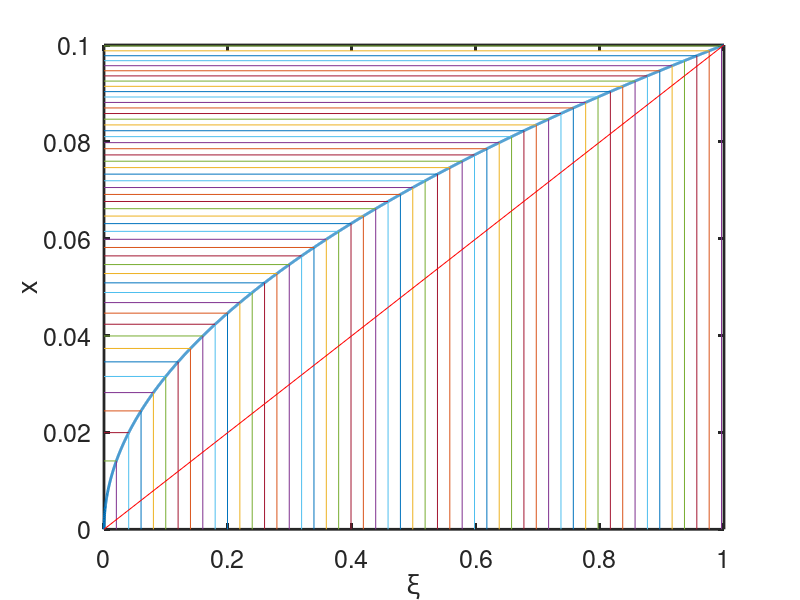

Recreate this plot in MATLAB.
%---------------------------------------------------------------------%
% A program to test 1D grid refinement.
% adapted from page 2 of 
% https://www3.nd.edu/~gtryggva/CFD-Course/2011-Lecture-25.pdf
% rlbarnett c3149416 160119
%---------------------------------------------------------------------%

% sets xmax
L = 0.1; 

% for internal layer calculation
% sign change at xc
xc = L/2.0; 

% "strength": concentrates points either at the centre of the domain (A>0)
% or at the boundaries of the domain (A<0)
A = 2.5;

% root order
ro = 2.0;

% initialise xi parameter array
% spacing in the centre currently is 0.5*dx
smax = 1.0;
smin = 0.0;
s = smin:2.4e-4:smax; 

% length of the x parameter, i.e. the number of points
n = length(s);

% calculate the x values from xi
x = L*(s.^(1/ro));
% x = L*s+A*(xc-L*s).*s.*(1-s);

% plots x as a funtion of xi
figure(1);
plot(s,x,'LineWidth',2);
hold on

% loop plots the lines along x(xi), visually shows dx sizing effectively
for ii=1:round(n/50):n
    
    plot([s(ii),s(ii)],[0.0, x(ii)]);
    plot([0.0,s(ii)],[x(ii), x(ii)]);
    
end

% plot parameters/labels
xlabel('\xi','Fontsize',18) 
ylabel('x','Fontsize',18)
set(gca,'Box','on'); 
set(gca,'Fontsize',18, 'LineWidth',2)
plot([smin,smax],[0,L],'r')
% text(0.05,L-0.1,['A=',num2str(A),...
% ' x=',num2str(xc)],'Fontsize',18)

hold off;
